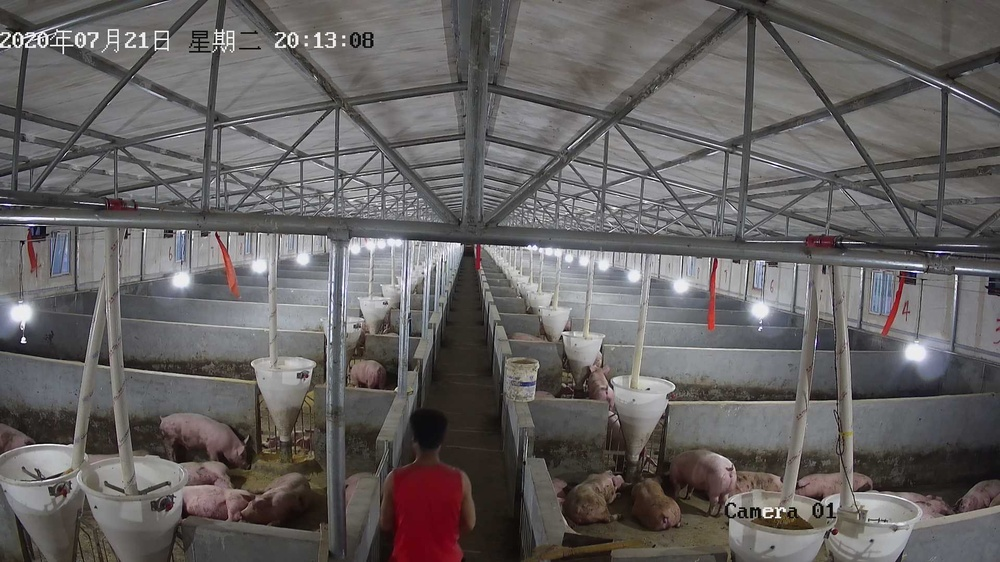
#> input picture test.jpg, 1000 x 562 px, shrunk from 1920 x 1080 before the run
$ python test.py
#> lines starting #> are read from the running program, lines starting #| are printed output that depends on the picture; after the words box and inside, x2 and y2 are one past the last pixel; in counts of white or black regions, pixels touching at a corner belong together
import cv2
import numpy as np


fname = 'test.jpg'
img = cv2.imread(fname)
#> img is the input picture: shape (562, 1000, 3); mean B, G, R 97.4, 97.8, 101.3

list_frames = [  {"x":"0.152083","y":"0.712963","w":"0.104167","h":"0.096296"} ,{
      "x": "0.379167",
      "y": "0.740741",
      "w": "0.090625",
      "h": "0.248148"
     } ]


for dict in list_frames:
    print(img.shape[0])
    width = float(img.shape[1])*float(dict['w'])
    height = float(img.shape[0])*float(dict['h'])

    dict_ = {"x1":int(float(img.shape[1])*float(dict['x']))
        , "x2":int(float(img.shape[1])*float(dict['x'])+width)
        ,"y1":int(float(img.shape[0])*float(dict['y']))
        ,"y2":int(float(img.shape[0])*float(dict['y'])+height )    }
    print(dict_)
    cv2.rectangle(img, (dict_['x1'], dict_['y1']),(dict_['x2'], dict_['y2']), (0, 255, 0), 2)
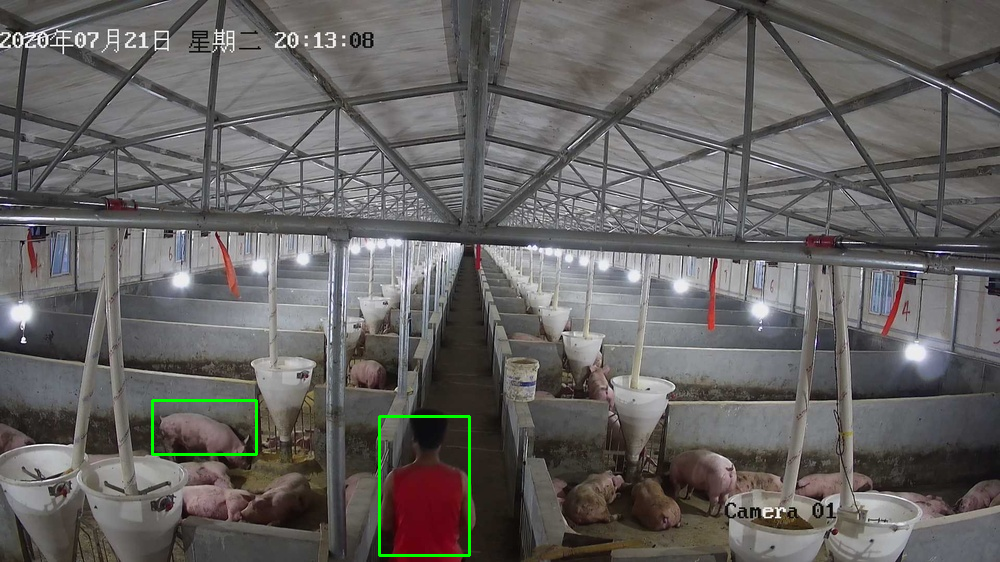
#> img: shape (562, 1000, 3); 0.41% of pixels changed, all inside (x1, y1, x2, y2) = (151, 399, 471, 557)

# cv2.imwrite("123.jpg",img)
cv2.imshow("123",img)

key = cv2.waitKey(0)
#> (key Esc is pressed here)
if key == 27:
    cv2.destroyAllWindows()
elif key == ord('s'):  #它以一个字符（长度为1的字符串）作为参数，返回对应的 ASCII 数值
    cv2.imwrite("123.jpg",img)
    cv2.destroyAllWindows()
